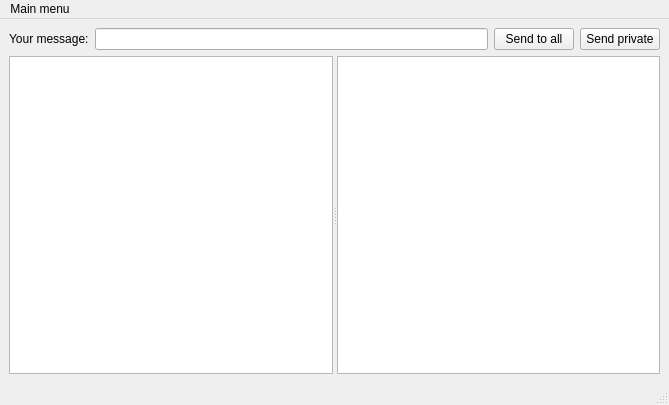
<?xml version="1.0" encoding="UTF-8"?>
<ui version="4.0">
 <class>MainWindow</class>
 <widget class="QMainWindow" name="MainWindow">
  <property name="geometry">
   <rect>
    <x>0</x>
    <y>0</y>
    <width>669</width>
    <height>405</height>
   </rect>
  </property>
  <property name="windowTitle">
   <string>MainWindow</string>
  </property>
  <widget class="QWidget" name="centralwidget">
   <layout class="QVBoxLayout" name="verticalLayout" stretch="0,1">
    <item>
     <layout class="QHBoxLayout" name="horizontalLayout">
      <item>
       <widget class="QLabel" name="YourMessageLabel">
        <property name="text">
         <string>Your message:</string>
        </property>
       </widget>
      </item>
      <item>
       <widget class="QLineEdit" name="messageLineEdit"/>
      </item>
      <item>
       <widget class="QPushButton" name="publicMessageSendButton">
        <property name="text">
         <string>Send to all</string>
        </property>
       </widget>
      </item>
      <item>
       <widget class="QPushButton" name="privateMessageSendButton">
        <property name="text">
         <string>Send private</string>
        </property>
       </widget>
      </item>
     </layout>
    </item>
    <item>
     <widget class="QSplitter" name="splitter">
      <property name="orientation">
       <enum>Qt::Horizontal</enum>
      </property>
      <widget class="QTextBrowser" name="publicChatBrowser"/>
      <widget class="QTextBrowser" name="privateChatBrowser"/>
     </widget>
    </item>
   </layout>
  </widget>
  <widget class="QMenuBar" name="menubar">
   <property name="geometry">
    <rect>
     <x>0</x>
     <y>0</y>
     <width>669</width>
     <height>22</height>
    </rect>
   </property>
   <widget class="QMenu" name="menuOpen_another_client">
    <property name="title">
     <string>Main menu</string>
    </property>
    <addaction name="actionOpen_another_client"/>
    <addaction name="separator"/>
    <addaction name="actionCloseClient"/>
   </widget>
   <addaction name="menuOpen_another_client"/>
  </widget>
  <widget class="QStatusBar" name="statusbar"/>
  <action name="actionOpen_another_client">
   <property name="text">
    <string>Open another client</string>
   </property>
  </action>
  <action name="actionCloseClient">
   <property name="text">
    <string>Close this client</string>
   </property>
  </action>
 </widget>
 <resources/>
 <connections/>
</ui>
